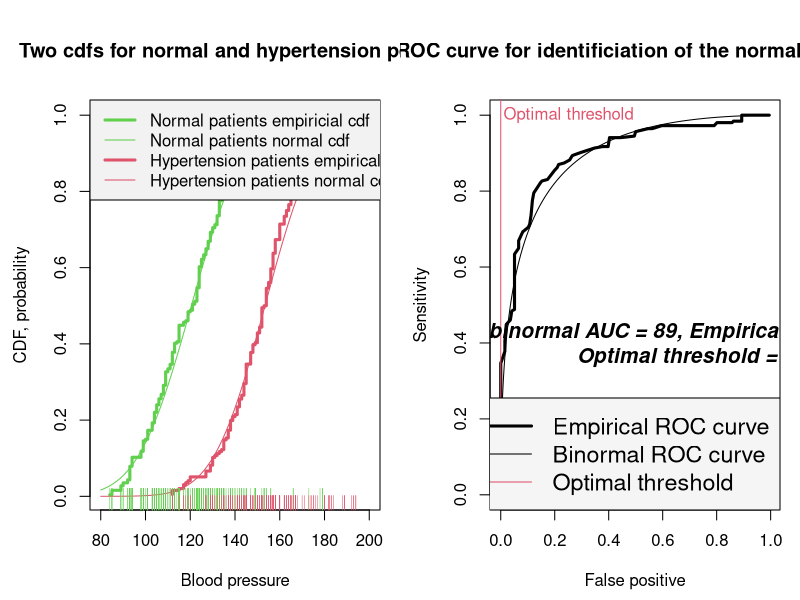

Reproduce this figure in R.
bph.ROC <-
function()
{
    #dump("bph.ROC","c:\\QBS124\\bph.ROC.r")
    d=read.csv("bp.csv")
    h=d[,1];bp=d[,2]
    bp0=bp[h==0];bp1=bp[h==1]
    n=length(h)
    par(mfrow=c(1,2),mar=c(4.5,4.5,5,1))
    bp0=sort(bp0)
    n0=length(bp0)
    m0=mean(bp0);s0=sd(bp0)
    x=seq(from=80,to=200,length=200)
    plot(bp0,(1:n0)/n0,type="s",xlim=c(80,200),col=3,lwd=3,ylab="CDF, probability",xlab="Blood pressure")
    title("Two cdfs for normal and hypertension people")
    lines(x,pnorm(x,mean=m0,sd=s0),col=3)
    bp1=sort(bp1)
    n1=length(bp1)
    m1=mean(bp1);s1=sd(bp1)
    lines(bp1,(1:n1)/n1,type="s",col=2,lwd=3)
    lines(x,pnorm(x,mean=m1,sd=s1),col=2)
	rug(bp0,ticksize=0.075,col=3)
	rug(bp1,ticksize=0.05,col=2)
    legend("topleft",c("Normal patients empiricial cdf","Normal patients normal cdf","Hypertension patients empirical cdf",
    "Hypertension patients normal cdf"),col=c(3,3,2,2),lwd=c(3,1,3,1),lty=1,cex=1,bg="gray95")
    bp=sort(bp)
    sens=fp=toter10=rep(NA,n)
    AUC=toter=0
    for(i in 1:n)
    {
		sens[i]=sum(bp0<bp[i])/n0
		fp[i]=sum(bp1<bp[i])/n1
		toter10[i]=(1/11)*(1-sens[i])+(10/11)*fp[i]
		if(i>1) AUC=AUC+(fp[i]-fp[i-1])*sens[i]
    }
    opt.thresh=unique(bp[which(toter10==min(toter10))])
	fp10=sum(bp1<opt.thresh)/n1
	plot(fp,sens,type="l",lwd=3,xlab="False positive",ylab="Sensitivity",main="ROC curve for identificiation of the normal patient")
    segments(fp10,-1,fp10,2,col=2)
	text(fp10+.01,1,"Optimal threshold",col=2,adj=0)
	segments(opt.thresh,-1,opt.thresh,2,col=2)
    AUC.th=pnorm((m1-m0)/sqrt(s0^2+s1^2))
    segments(opt.thresh,-1,opt.thresh,2,col=2)
    text(.72,.4,paste("binormal AUC = ",round(100*AUC.th),", Empirical AUC = ",round(100*AUC),"%\nOptimal threshold =",round(opt.thresh),sep=""),cex=1.25,font=4)
    lines(pnorm(x,mean=m1,sd=s1),pnorm(x,mean=m0,sd=s0))
    legend("bottomright",c("Empirical ROC curve","Binormal ROC curve","Optimal threshold"),lty=1,lwd=c(3,1,1),col=c(1,1,2),cex=1.4,bg="gray96")    
}

bph.ROC()